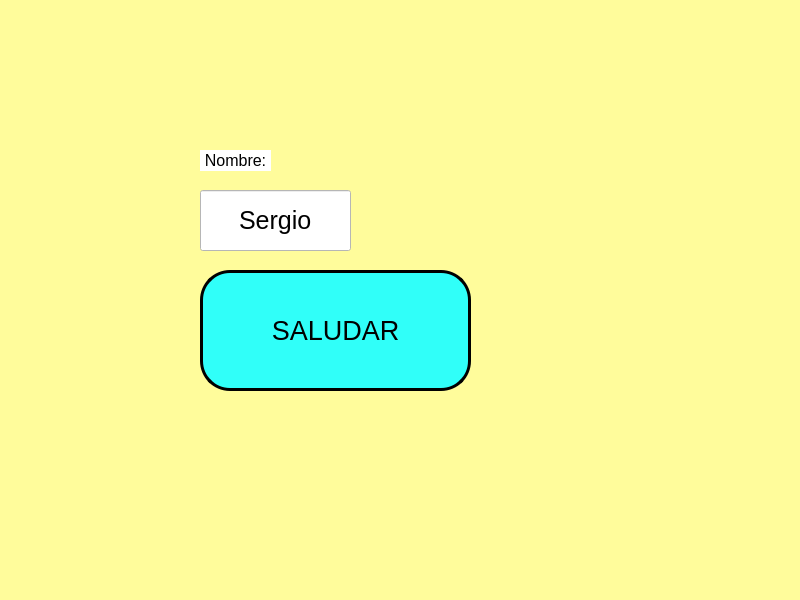
<?xml version="1.0" encoding="UTF-8"?>
<ui version="4.0">
 <class>P01_EjemploConUnBoton</class>
 <widget class="QMainWindow" name="P01_EjemploConUnBoton">
  <property name="geometry">
   <rect>
    <x>0</x>
    <y>0</y>
    <width>800</width>
    <height>600</height>
   </rect>
  </property>
  <property name="font">
   <font>
    <pointsize>12</pointsize>
   </font>
  </property>
  <property name="windowTitle">
   <string>MainWindow</string>
  </property>
  <property name="styleSheet">
   <string notr="true">background-color: rgb(255, 252, 155);</string>
  </property>
  <widget class="QWidget" name="centralwidget">
   <widget class="QPushButton" name="btn_saludar">
    <property name="geometry">
     <rect>
      <x>200</x>
      <y>270</y>
      <width>271</width>
      <height>121</height>
     </rect>
    </property>
    <property name="font">
     <font>
      <pointsize>20</pointsize>
     </font>
    </property>
    <property name="styleSheet">
     <string notr="true">background-color: rgb(48, 255, 249);
border-radius: 30px;
color: rgb(0, 0, 0);
border: 3px solid black;</string>
    </property>
    <property name="text">
     <string>SALUDAR</string>
    </property>
   </widget>
   <widget class="QLineEdit" name="txt_nombre">
    <property name="geometry">
     <rect>
      <x>200</x>
      <y>190</y>
      <width>151</width>
      <height>61</height>
     </rect>
    </property>
    <property name="font">
     <font>
      <pointsize>19</pointsize>
     </font>
    </property>
    <property name="styleSheet">
     <string notr="true">background-color: rgb(255, 255, 255);</string>
    </property>
    <property name="text">
     <string>Sergio</string>
    </property>
    <property name="alignment">
     <set>Qt::AlignCenter</set>
    </property>
   </widget>
   <widget class="QLabel" name="txt_nombre_2">
    <property name="geometry">
     <rect>
      <x>200</x>
      <y>150</y>
      <width>71</width>
      <height>21</height>
     </rect>
    </property>
    <property name="font">
     <font>
      <pointsize>12</pointsize>
     </font>
    </property>
    <property name="styleSheet">
     <string notr="true">background-color: rgb(255, 255, 255);</string>
    </property>
    <property name="text">
     <string>Nombre:</string>
    </property>
    <property name="alignment">
     <set>Qt::AlignCenter</set>
    </property>
   </widget>
  </widget>
  <widget class="QMenuBar" name="menubar">
   <property name="geometry">
    <rect>
     <x>0</x>
     <y>0</y>
     <width>800</width>
     <height>21</height>
    </rect>
   </property>
  </widget>
  <widget class="QStatusBar" name="statusbar"/>
 </widget>
 <resources/>
 <connections/>
</ui>
